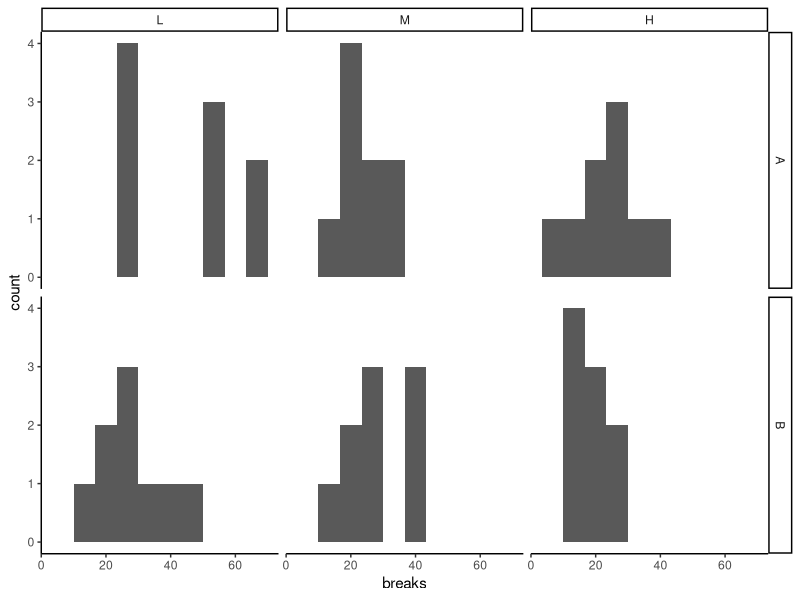
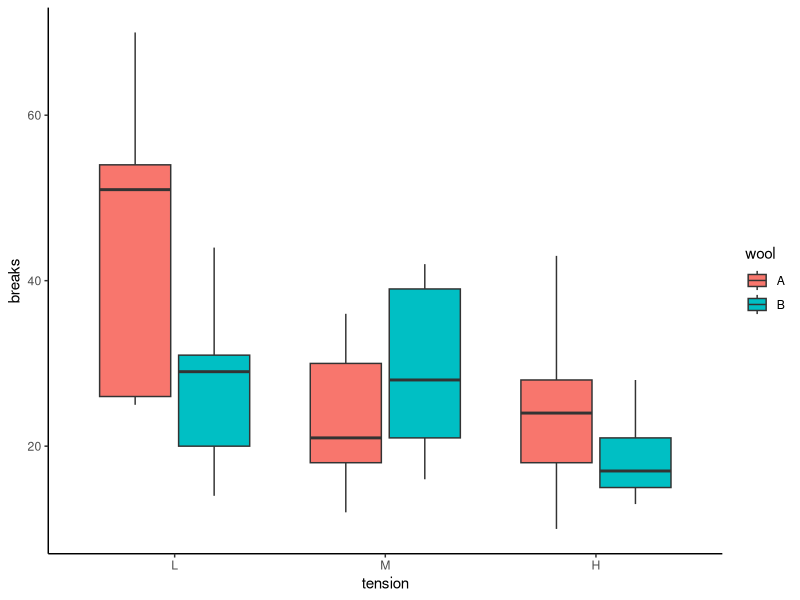

Reproduce these figures in R, in order.
## ---- chunk 1
knitr::opts_chunk$set(echo = TRUE)
## ---- chunk 2
library(knitr)
## ---- chunk 3
library(ggplot2)

# histograms, to check out the distribution within each group
ggplot(warpbreaks, aes(x=breaks)) + 
  geom_histogram(bins=10) + 
  facet_grid(wool ~ tension) + 
  theme_classic()

# boxplot, to highlight the group means
ggplot(warpbreaks, aes(y=breaks, x=tension, fill = wool)) + 
  geom_boxplot() + 
  theme_classic()
## ---- chunk 4
xtabs(~ wool + tension, data = warpbreaks)
## ---- chunk 5
model <- lm(breaks ~ wool * tension, 
            data = warpbreaks, 
            contrasts = list(wool = "contr.sum", tension = "contr.poly"))
## ---- chunk 6
library(car)
sstable <- Anova(model, type = 3) # Type III sums of squares is typical in social science research (it's the default in SPSS)

sstable 
## ---- chunk 7
summary.aov(model, split = list(tension=list(L=1, Q=2)))
## ---- chunk 8
# this pulls out just the specified rows
contrasts <- summary.aov(model, split = list(tension=list(L=1, Q=2)))[[1]][c(3, 4, 6, 7), c(2, 1, 4, 5)]

contrasts
## ---- chunk 9
# select the rows to combine
maineffects <- sstable[c(1,2,3), ]
me_contrasts <- contrasts[c(1,2), ]
interaction <- sstable[4, ]
int_contrasts <- contrasts[c(3,4), ]
resid <- sstable[5, ]

# bind the rows together in the desired order
sstable <- rbind(maineffects, me_contrasts, interaction, int_contrasts, resid)

sstable # ta-da!
## ---- chunk 10
sstable$pes <- c(sstable$'Sum Sq'[-nrow(sstable)], NA)/(sstable$'Sum Sq' + sstable$'Sum Sq'[nrow(sstable)]) # SS for each effect divided by the last SS (SS_residual)

sstable
## ---- chunk 11
kable(sstable, digits = 3) # the digits argument controls rounding
## ---- chunk 12
options(knitr.kable.NA = '') # this will hide missing values in the kable table

kable(sstable, digits = 3)
## ---- chunk 13
kable(sstable, digits = 3, format = "pandoc", caption = "ANOVA table")
## ---- chunk 14
colnames(sstable) <- c("SS", "df", "$F$", "$p$", "partial $\\eta^2$")

rownames(sstable) <- c("(Intercept)", "Wool", "Tension", "Tension: Linear Trend", "Tension: Quadratic Trend", "Wool x Tension", "Wool x Tension: Linear Trend", "Wool x Tension: Quadratic Trend", "Residuals")

kable(sstable, digits = 3, format = "pandoc", caption = "ANOVA table")
## ---- chunk 15
kable(sstable[-1, ], digits = 3, format = "pandoc", caption = "ANOVA table")
## ---- chunk 16
fstat <- unname(summary(model)$fstatistic[1])
df_model <- unname(summary(model)$fstatistic[2])
df_res <- unname(summary(model)$fstatistic[3])
rsq <- summary(model)$r.squared
p <- pf(fstat, df_model, df_res, lower.tail = FALSE)
